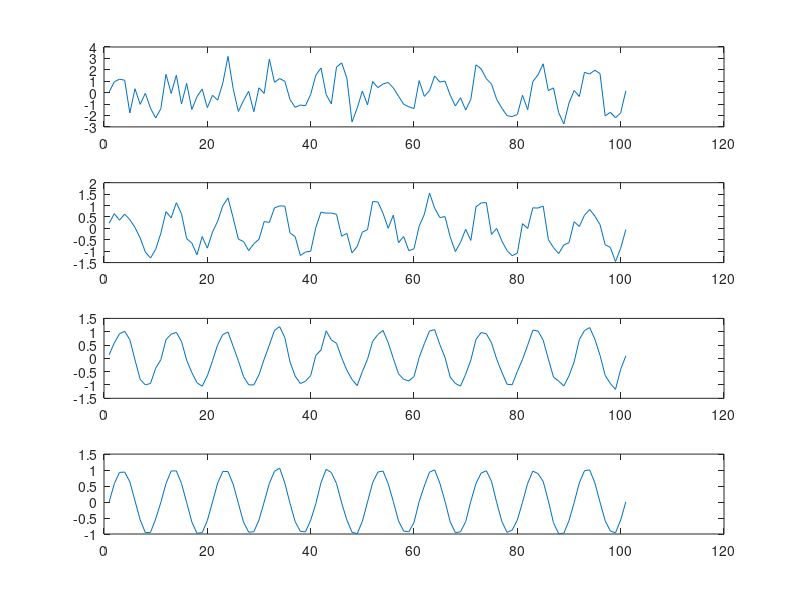

Source code (MATLAB):
f = 10 ; t = 0:0.01:1;
bc = sin(2*pi*f*t);
yeniMatris = zeros(1000,length(t));

for i = 1:1000
   
    yeniMatris(i,:) = bc + randn(1,101);
    
end
ym1 = mean (yeniMatris(1:10,:),1 );
ym2 = mean (yeniMatris(1:100,:),1);
ym3 = mean (yeniMatris(1:1000,:),1);


subplot(4,1,1), plot(yeniMatris(1,:))
subplot(4,1,2), plot(ym1)
subplot(4,1,3), plot(ym2)
subplot(4,1,4), plot(ym3)
